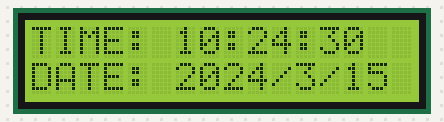
The sketch below on a simulated Arduino Uno, built with avr-gcc and run on an emulated ATmega328P. Shown: 16×2 character LCD. The local clock reads 2024-03-15 10:24:30 at power-on unless the sketch sets it.

Above: at 0.1 s.
At 4.1 s:
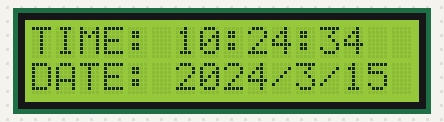
At 9.2 s:
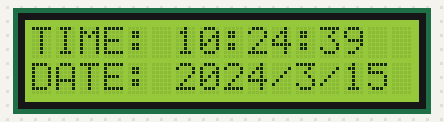
At 19.2 s:
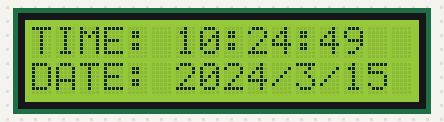
At 28.3 s:
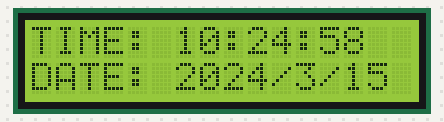
At 38.4 s:
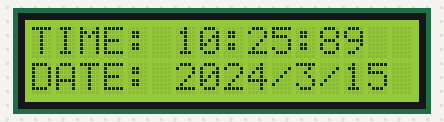

Measured:
- what the display in image 1 shows lasts 1.0 s, from 4.1 s to 5.1 s

The sketch:

RTC.ino
```cpp
#include <LiquidCrystal.h>
#include <Wire.h>
#include "RTClib.h"


RTC_DS1307 RTC;
LiquidCrystal lcd(12, 11, 5, 4, 3, 2);

void setup() {
  Wire.begin();
  RTC.begin();
  lcd.begin(16, 2);
  if (! RTC.isrunning()){
      Serial.println("rtc in NOT running!");
      RTC.adjust(DateTime(F(__DATE__),F(__TIME__)));
  }
}

void loop() {
  DateTime now = RTC.now();
  Serial.print(now.year(),DEC);
  Serial.print("/");
  Serial.print(now.month(),DEC);
  Serial.print("/");
  Serial.print(now.day(),DEC);
  Serial.print(now.hour(),DEC);
  Serial.print(":");
  Serial.print(now.minute(), DEC);
  Serial.print(":");
  Serial.print(now.second(), DEC);
  Serial.println();

  // l'heure sur la premiêre ligne du LCD
  lcd.setCursor(0, 0);
  lcd.print("TIME: ");
  lcd.print(now.hour(),DEC);
  lcd.print(":");
  lcd.print(now.minute(), DEC);
  lcd.print(":");
  lcd.print(now.second(), DEC);

  // la date sur la deuxième ligne du LCD
  lcd.setCursor(0, 1);
  lcd.print("DATE: ");
  lcd.print(now.year(),DEC);
  lcd.print("/");
  lcd.print(now.month(),DEC);
  lcd.print("/");
  lcd.print(now.day(),DEC);
  delay(1000);
}
```
